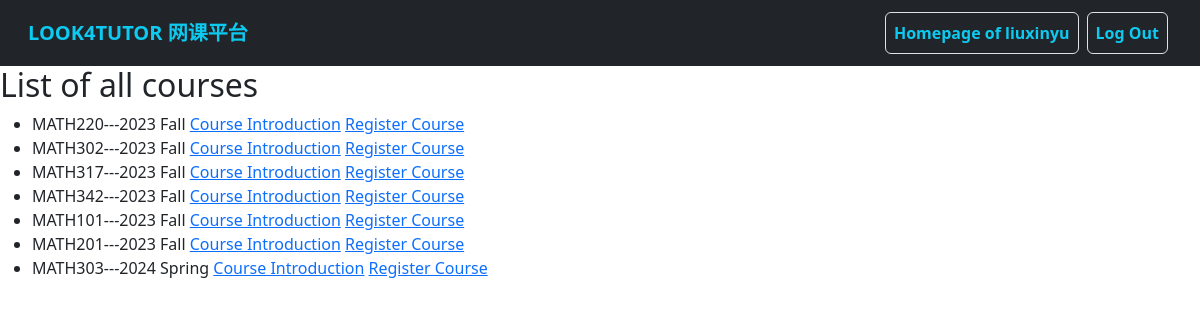
Page /students/all_course_list (signed in) on the committed database.
### users/models.py (models this page shows)
class MyUser(AbstractUser):
    wechat_id = models.CharField(
        max_length=20,
        blank=False,
        unique=True,
        verbose_name='Wechat ID',
        help_text="Your Wechat/Weixin ID used to contact Look4Tutor service",
    )
    is_tutor = models.BooleanField(
        default=False,
        verbose_name='Tutor',
        help_text="Designates whether the user is a tutor",
    )
    nickname = models.CharField(
        max_length=50,
        blank=True,
        verbose_name='Nickname',
        help_text="Nickname used by Look4Tutor",
    )
    label = models.CharField(
        max_length=200,
        blank=True,
        verbose_name='Label',
        help_text="Label added by administration"
    )
    comment = models.TextField(
        max_length=300,
        blank=True,
        verbose_name='Comment',
        help_text="Comment on user"
    )

### courses/models.py (models this page shows, shortened)
class Course(models.Model):
    SUBJECT_CHOICES = [
        ('APBI', 'APBI'),
        ('APSC', 'APSC'),
        ('BIOL', 'BIOL'),
        ('CHEM', 'CHEM'),
        ('COMM', 'COMM'),
        ('COMR', 'COMR'),
        ('CPEN', 'CPEN'),
        ('CPSC', 'CPSC'),
        ('DCSI', 'DCSI'),
        ('ECON', 'ECON'),
        ('ELEC', 'ELEC'),
        ('EOSC', 'EOSC'),
        ('MATH', 'MATH'),
        ('MFRE', 'MFRE'),
        ('PHIL', 'PHIL'),
        ('PHYS', 'PHYS'),
        ('PSYC', 'PSYC'),
        ('SCIE', 'SCIE'),
        ('STAT', 'STAT'),
        ('VANT', 'VANT'),
        ('WRDS', 'WRDS'),
    ]
    subject = models.CharField(
        max_length=4,
        choices=SUBJECT_CHOICES,
        help_text="Subject code, e.g. ECON.",
        blank=False,
        verbose_name='Subject'
    )
    course_number = models.CharField(
        max_length=3,
        help_text="3-digits course number, e.g. 101.",
        blank=False,
        verbose_name='Course Number'
    )
    section = models.CharField(
        max_length=20,
        help_text="Section number, e.g. 202 or professor name. <strong>Leave it blank</strong> if there is only one section.",
        blank=True,
        verbose_name='Section'
    )
    term = models.ForeignKey(
        Term,
        models.SET_NULL,
        blank=True,
        null=True,
        verbose_name='Term'
    )
    tutor = models.ForeignKey(
        MyUser,
        models.SET_NULL,
        limit_choices_to={'is_tutor': True},
        blank=True,
        null=True,
        verbose_name='Tutor'
    )
    def get_long_title(self):
        return self.subject + self.course_number + self.section + "---" + self.term.__str__()

class Term(models.Model):
    SEASON_CHOICES = [
        ('Fall', 'Fall'),
        ('Spring', 'Spring'),
        ('Summer_1', 'Summer_1'),
        ('Summer_2', 'Summer_2')
    ]
    year = models.CharField(
        max_length=4,
        help_text="Year of the term, e.g. 2023",
        blank=False,
        verbose_name='Year'
    )
    season = models.CharField(
        max_length=8,
        choices=SEASON_CHOICES,
        help_text="Season of the term, e.g. Fall.",
        blank=False,
        verbose_name='Season'
    )
    start_date = models.DateField(
        help_text="Start date of the term.",
        verbose_name='Start Date'
    )
    end_date = models.DateField(
        help_text="End date of the term.",
        verbose_name='End Date'
    )
    def __str__(self):
        return self.year + " " + self.season.capitalize()

### students/views.py (the view)
# urls.py: path('all_course_list', AllCourseList.as_view(), name='all_course_list'),
class AllCourseList(LoginRequiredMixin, ListView):
    model = Course
    template_name = 'students/all_course_list.html'

### templates/students/all_course_list.html
{% extends 'base.html' %} {% block content %}
<h2>List of all courses</h2>
<div>
  <ul>
    {% for course in course_list %}
    <li>
      {{ course.get_long_title }}
      <a href="{% url 'course_introduction' course.id %}"
        >Course Introduction</a
      >
      <a href="{% url 'register_course' course.id %}">Register Course</a>
    </li>
    {% endfor %}
  </ul>
</div>
{% endblock %}

### templates/base.html (shortened to what this page needs)
<!DOCTYPE html>
<html lang="en">
  <head>
    <link
      href="https://cdn.jsdelivr.net/npm/bootstrap@5.3.0-alpha3/dist/css/bootstrap.min.css"
      rel="stylesheet"
    />
  </head>
  <body>
    <nav class="navbar navbar-expand-lg bg-dark">
      <div class="container-fluid ms-3 me-3">
        <a class="navbar-brand text-info fw-bold" href="{% url 'index' %}"
          >LOOK4TUTOR 网课平台</a
        >
        <div class="collapse navbar-collapse" id="navbarSupportedContent">
          <ul class="navbar-nav ms-auto mb-2 mb-lg-0">
            {% if user.is_authenticated %}
            <li class="nav-item">
              <a
                class="nav-link text-info fw-semibold m-1 border btn btn-outline-light"
                href="{% url 'user_home' %}"
                >Homepage of {{ user.username }}</a
              >
            </li>
            <li class="nav-item">
              <a
                class="nav-link text-info fw-semibold m-1 border btn btn-outline-light"
                href="{% url 'logout' %}"
                >Log Out</a
              >
            </li>
            {% endif %}
          </ul>
        </div>
      </div>
    </nav>
    <div>{% block content %} {% endblock %}</div>
  </body>
</html>

### rows in the picture
MyUser: username "liuxinyu"
Course: get_long_title "MATH220---2023 Fall"
Course: get_long_title "MATH302---2023 Fall"
Course: get_long_title "MATH317---2023 Fall"
Course: get_long_title "MATH342---2023 Fall"
Course: get_long_title "MATH101---2023 Fall"
Course: get_long_title "MATH201---2023 Fall"
Course: get_long_title "MATH303---2024 Spring"
